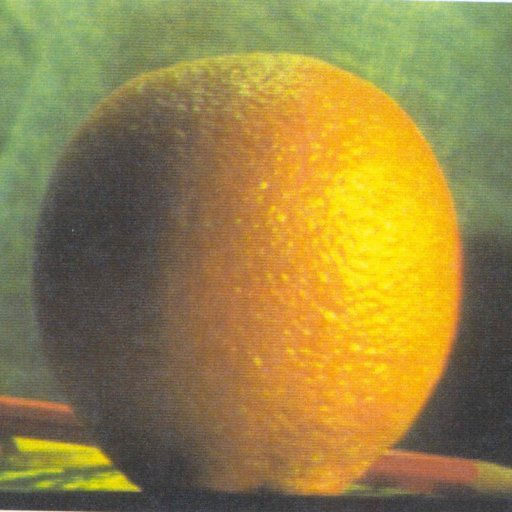
#> input picture src/method_10/src/orange.jpg, 512 x 512 px
$ python gauss_laplace_pyramid_blend.py
#> lines starting #> are read from the running program, lines starting #| are printed output that depends on the picture; after the words box and inside, x2 and y2 are one past the last pixel; in counts of white or black regions, pixels touching at a corner belong together
"""
Author: Minh T. Nguyen
3/19/2021

COLOR Blend
"""

import numpy as np
from matplotlib import pyplot as plt
from scipy import ndimage, misc, signal
from PIL import Image
import skimage
from skimage.transform import resize
import imageio


def split_rgb(im):
    """ Function split the 3 RGB channel of the image
    @param:
    im: the input image

    @return:
    the 3 array storing 3 RGB color
    """
    red = im[:, :, 0]
    green = im[:, :, 1]
    blue = im[:, :, 2]
    return blue, green, red


def combine_rgb(r, g, b):
    """ Function combine all RGB channel
    @param:
    r: red channel
    g: green channel
    b: blue channel

    @return:
    im: the image
    """
    im = np.zeros((r.shape[0], r.shape[1], 3)).astype(np.uint8)
    im[:, :, 0] = r
    im[:, :, 1] = g
    im[:, :, 2] = b
    return im


def reduce_im(im):
    """ Function convolve the input im with a generating kernel of param 0.4
        and reduce_im its width and height by 2
    @param:
    im: grayscale image of shape (row, col)

    @return:
    out: an image of shape (ceil(row/2), ceil(col/2)), dtype = np.ndarray
    """
    out = im[::2, ::2]
    return out


def gauss_pyramid(im, levels):
    """ Function convolve the input im with a generating kernel of param 0.4
        and reduce_im its width and height by 2
    @param:
    im: grayscale image of shape (row, col)

    @return:
    output: an image of shape (ceil(row/2), ceil(col/2)), dtype = np.ndarray
    """
    output = []
    output.append(im)
    tmp = im
    for i in range(0, levels):
        tmp = reduce_im(tmp)
        output.append(tmp)
    return output


def expand_im(im):
    """ Function expand the image to double the size, then convolve it with a generating kernel withe the param of 0.4
    @param:
    im: a grayscale image of shape (row, col)

    @return:
    out: an image of shape (2*row, 2*col), dtype = numpy.ndarray
    """
    w = np.array([0.25 - 0.4 / 2.0, 0.25, 0.4, 0.25, 0.25 - 0.4 / 2.0])
    T = np.outer(w, w)
    outimage = np.zeros((im.shape[0] * 2, im.shape[1] * 2), dtype=np.float64)
    outimage[::2, ::2] = im[:, :]
    out = 4 * signal.convolve2d(outimage, T, "same")
    return out


def laplace_pyramid(gauss_pyramid_list):
    """ Function construct a laplacian pyramid from gaussian pyramid, of the height level
    @param:
    gauss_pyramid_list: A Gaussian pyramid list returned by gauss_pyramid function, dtype: numpy.ndarray

    @return:
    output[k] = gauss_pyramid_list[k] - expand_im(gauss_pyr[k + 1])
    """
    output = []
    k = len(gauss_pyramid_list)
    for i in range(0, k - 1):
        gauss = gauss_pyramid_list[i]
        expand_gauss = expand_im(gauss_pyramid_list[i + 1])
        if expand_gauss.shape[0] > gauss.shape[0]:
            expand_gauss = np.delete(expand_gauss, (-1), axis=0)
        if expand_gauss.shape[1] > gauss.shape[1]:
            expand_gauss = np.delete(expand_gauss, (-1), axis=1)
        output.append(gauss - expand_gauss)
    output.append(gauss_pyramid_list.pop())
    return output


def blend(first_laplace_pyr_list, second_laplace_pyr_list, mask_gaussian_pyr_list):
    """ Function blend the two laplacian pyramids list of the input image then weight them according to the gaussian mask
    @param:
    1.first_laplace_pyr_list: list of Laplace pyramid of input image 1
    2.second_laplace_pyr_list: list of Laplace pyramid of input image 2
    3.mask_gaussian_pyr_list: list of the Gaussian pyramid of input mask image

    LS(i, j) = (1 - GR(i, j))*LA(i, j) + GR(i, j,)*LB(i, j);

    @return:
    blended_pyramid: Laplace pyramid list that has the same dimention of the input image
    """
    blended_pyramid = []
    k = len(mask_gaussian_pyr_list)
    for i in range(0, k):
        p1 = mask_gaussian_pyr_list[i] * first_laplace_pyr_list[i]
        p2 = (1 - mask_gaussian_pyr_list[i]) * second_laplace_pyr_list[i]
        blended_pyramid.append(p1 + p2)
    return blended_pyramid


def collapse(blended_pyramid):
    """ Function collapse the list of blended list of image
    @param:
    blended_pyramid: list of the images from blend()

    @return:
    output: the "first" image with the same shape as the based layer of the blended pyramid

    HOW? Start at the smallest layer of the blended blended_pyramid; expand that smallest layer then
        add it to the second smallest layer. Continue that process till I get to the largest image (index = 0 in blended_pyramid list)
    """
    output = np.zeros(
        (blended_pyramid[0].shape[0], blended_pyramid[0].shape[1]), dtype=np.float64
    )
    for i in range(len(blended_pyramid) - 1, 0, -1):
        expanded_lap = expand_im(blended_pyramid[i])
        next_lap = blended_pyramid[i - 1]
        if expanded_lap.shape[0] > next_lap.shape[0]:
            expanded_lap = np.delete(expanded_lap, (-1), axis=0)
        if expanded_lap.shape[1] > next_lap.shape[1]:
            expanded_lap = np.delete(expanded_lap, (-1), axis=1)
        tmp = expanded_lap + next_lap
        blended_pyramid.pop()
        blended_pyramid.pop()
        blended_pyramid.append(tmp)
        output = tmp
    return output


def main():
    image_2 = imageio.imread("orange.jpg")
#> image_2 is the input picture: shape (512, 512, 3); mean R, G, B 150.2, 131.8, 69.2
    image_1 = imageio.imread("apple.jpg")
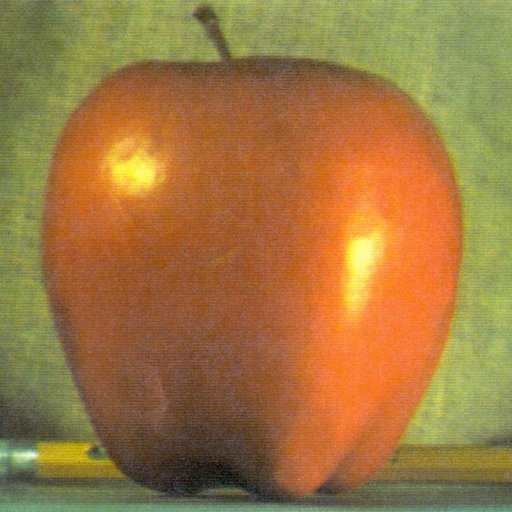
#> input picture src/method_10/src/apple.jpg, 512 x 512 px
#> image_1 is the input picture: shape (512, 512, 3); mean R, G, B 159.1, 119.7, 64.8
    mask = imageio.imread("mask.jpg")
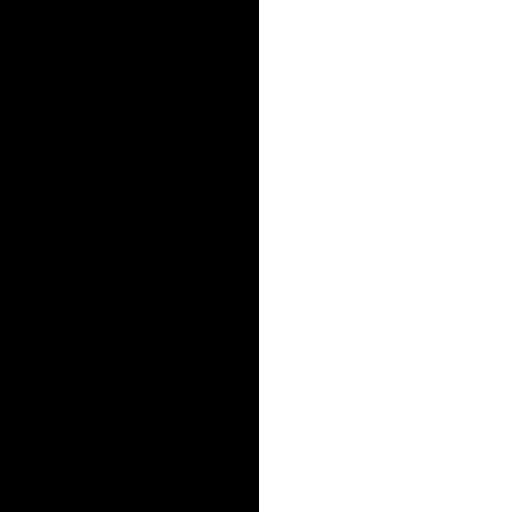
#> input picture src/method_10/src/mask.jpg, 512 x 512 px
#> mask is the input picture: shape (512, 512, 3); 49.4% white; 1 white region, box (x1, y1, x2, y2) and area: (259, 0, 512, 512) 129536
    level = 4

    r1, g1, b1 = split_rgb(image_1)
#> in split_rgb, `red = im[:, :, 0]`:
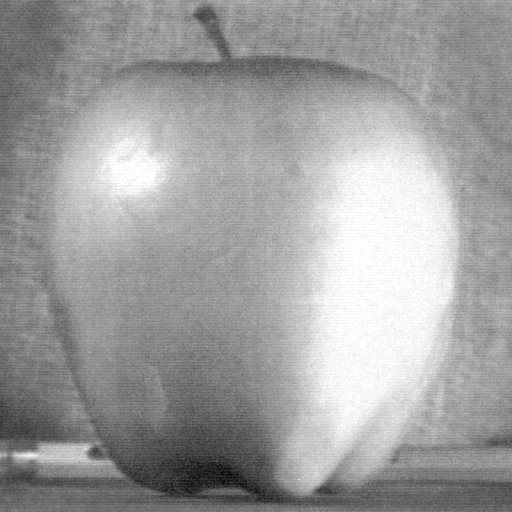
#> red: shape (512, 512); min 8, max 255, mean 159.1
#> in split_rgb, `green = im[:, :, 1]`:
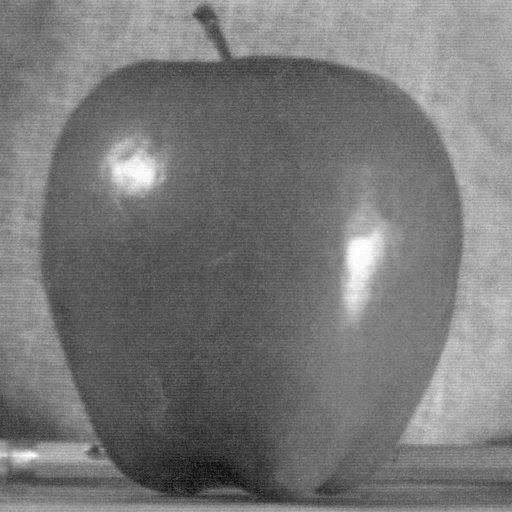
#> green: shape (512, 512); min 7, max 255, mean 119.7
    r2, g2, b2 = split_rgb(image_2)
    rm, gm, bm = split_rgb(mask)

    r1 = r1.astype(float)
    g1 = g1.astype(float)
    b1 = b1.astype(float)

    r2 = r2.astype(float)
    g2 = g2.astype(float)
    b2 = b2.astype(float)

    rm = rm.astype(float) / 255
    gm = gm.astype(float) / 255
    bm = bm.astype(float) / 255

    # first reduce image one channels

    mask_gaussian_image1r = gauss_pyramid(r1, level)
#> after the loop in gauss_pyramid, `for i in range(0, levels):`: output = 5 items
#> mask_gaussian_image1r = 5 items
    mask_gaussian_image1g = gauss_pyramid(g1, level)
#> mask_gaussian_image1g = 5 items
    mask_gaussian_image1b = gauss_pyramid(b1, level)
#> mask_gaussian_image1b = 5 items

    mask_gaussian_image2r = gauss_pyramid(r2, level)
#> mask_gaussian_image2r = 5 items
    mask_gaussian_image2g = gauss_pyramid(g2, level)
#> after the loop in gauss_pyramid (call 5), `for i in range(0, levels):`:
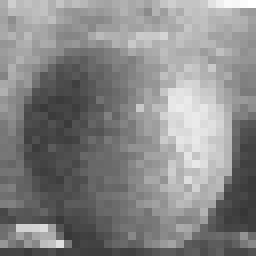
#> tmp: shape (32, 32) float64 (shown 8 times larger); min 54, max 255, mean 134.4
#> mask_gaussian_image2g = 5 items
    mask_gaussian_image2b = gauss_pyramid(b2, level)
#> after the loop in gauss_pyramid (call 6), `for i in range(0, levels):`:
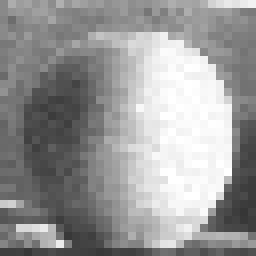
#> tmp: shape (32, 32) float64 (shown 8 times larger); min 54, max 255, mean 152.1
#> mask_gaussian_image2b = 5 items

    mask_gaussian_pyr_listr = gauss_pyramid(rm, level)
#> after the loop in gauss_pyramid (call 7), `for i in range(0, levels):`: tmp: shape (32, 32) float64; values 0 (black) and 1 (white), 46.9% white; 1 white region, box (x1, y1, x2, y2) and area: (17, 0, 32, 32) 480
#> mask_gaussian_pyr_listr = 5 items
    mask_gaussian_pyr_listg = gauss_pyramid(gm, level)
#> mask_gaussian_pyr_listg = 5 items
    mask_gaussian_pyr_listb = gauss_pyramid(bm, level)
#> mask_gaussian_pyr_listb = 5 items

    laplacian_pyramid_image1r = laplace_pyramid(mask_gaussian_image1r)
#> in laplace_pyramid, `k = len(gauss_pyramid_list)`: k = 5
#> the loop in laplace_pyramid, `for i in range(0, k - 1):` made 4 passes
#> pass 3, in expand_im (call 3), `out = 4 * signal.convolve2d(outimage, T, "same")`:
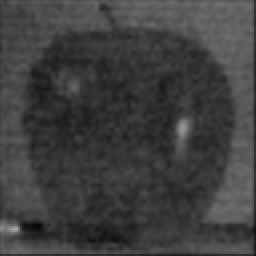
#> out: shape (128, 128) float64 (shown 2 times larger); min 9.25, max 172.7, mean 63.5
#> after the loop in laplace_pyramid, `for i in range(0, k - 1):`: output = 4 items
#> laplacian_pyramid_image1r = 5 items
    laplacian_pyramid_image1g = laplace_pyramid(mask_gaussian_image1g)
#> laplacian_pyramid_image1g = 5 items
    laplacian_pyramid_image1b = laplace_pyramid(mask_gaussian_image1b)
#> laplacian_pyramid_image1b = 5 items

    laplacian_pyramid_image2r = laplace_pyramid(mask_gaussian_image2r)
#> laplacian_pyramid_image2r = 5 items
    laplacian_pyramid_image2g = laplace_pyramid(mask_gaussian_image2g)
#> laplacian_pyramid_image2g = 5 items
    laplacian_pyramid_image2b = laplace_pyramid(mask_gaussian_image2b)
#> laplacian_pyramid_image2b = 5 items

    blend_red = blend(
        laplacian_pyramid_image2r, laplacian_pyramid_image1r, mask_gaussian_pyr_listr
    )
#> in blend, `k = len(mask_gaussian_pyr_list)`: k = 5
#> after the loop in blend, `for i in range(0, k):`: blended_pyramid = 5 items
#> blend_red = 5 items
    blend_green = blend(
        laplacian_pyramid_image2g, laplacian_pyramid_image1g, mask_gaussian_pyr_listg
    )
#> blend_green = 5 items
    blend_blue = blend(
        laplacian_pyramid_image2b, laplacian_pyramid_image1b, mask_gaussian_pyr_listb
    )
#> blend_blue = 5 items

    collapse_red = collapse(blend_red).astype(np.uint8)
#> the loop in collapse, `for i in range(len(blended_pyramid) - 1, 0, -1):` made 4 passes
#> i on passes 1, 2, 4: 4, 3, 1
#> after the loop in collapse, `for i in range(len(blended_pyramid) - 1, 0, -1):`: blended_pyramid = 1 item
    collapse_green = collapse(blend_green).astype(np.uint8)
#> the loop in collapse (call 2), `for i in range(len(blended_pyramid) - 1, 0, -1):` made 4 passes
    collapse_blue = collapse(blend_blue).astype(np.uint8)

    # display the blended result
    result = np.zeros(image_1.shape, dtype=image_1.dtype)
    result = combine_rgb(collapse_blue, collapse_green, collapse_red)
    plt.figure("Blended Result Level " + str(level))
    plt.imshow(result)
    plt.show()


if __name__ == "__main__":
    main()
